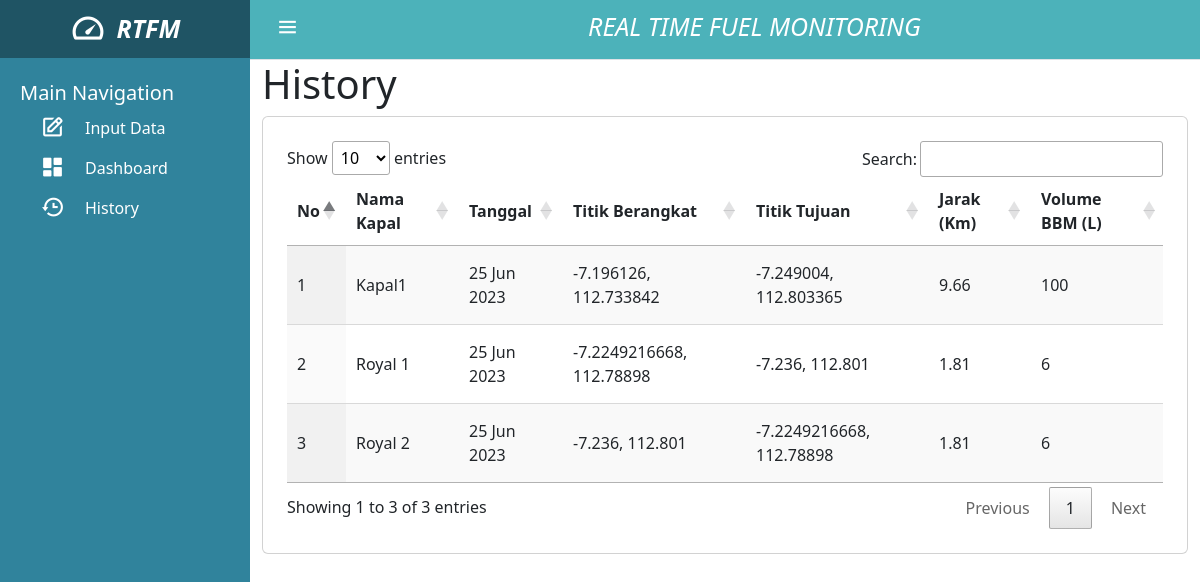
The page /history.php on the database its author committed.
### tables this page shows
CREATE TABLE `identity` (
  `id` int(11) NOT NULL,
  `nama` varchar(255) NOT NULL,
  `tanggal` datetime NOT NULL,
  `titik_berangkat` varchar(255) NOT NULL,
  `titik_tujuan` varchar(255) NOT NULL,
  `volume_bbm` int(11) NOT NULL
);

### history.php (the view, shortened to what this page needs)
<?php
include 'koneksi.php';
function distance($coordinates1, $coordinates2){
  $latitudeFrom = explode(", ", $coordinates1)[0];
  $longitudeFrom = explode(", ", $coordinates1)[1];
  $latitudeTo = explode(", ", $coordinates2)[0];
  $longitudeTo = explode(", ", $coordinates2)[1];
  $earthRadius = 6371000;
  $latFrom = deg2rad($latitudeFrom);
  $lonFrom = deg2rad($longitudeFrom);
  $latTo = deg2rad($latitudeTo);
  $lonTo = deg2rad($longitudeTo);
  $latDelta = $latTo - $latFrom;
  $lonDelta = $lonTo - $lonFrom;
  $angle = 2 * asin(sqrt(pow(sin($latDelta / 2), 2) + cos($latFrom) * cos($latTo) * pow(sin($lonDelta / 2), 2)));
  return number_format((float)($angle * $earthRadius / 1000), 2, '.', '');
}
?>
<!doctype html>
<html lang="en">
  <head>
    <link href="/css/bootstrap.min.css" rel="stylesheet">
    <link href="/css/jquery.dataTables.min.css" rel="stylesheet">
    <link href="/css/sidebar.css" rel="stylesheet">
    <link href="/css/boxicons.min.css" rel="stylesheet">
  </head>
  <body>
    <div id="wrapper" class="toggled">
      <?php include 'sidebar.php';?>
        <div class="container-fluid">
          <div class="row">
            <div class="col-lg-12">
              <h1>History</h1>
              <div class="card p-4 mb-4">
                <div class="row">
                  <table id="myTable" class="display">
                      <thead>
                          <tr>
                              <th>No</th>
                              <th>Nama Kapal</th>
                              <th>Tanggal</th>
                              <th>Titik Berangkat</th>
                              <th>Titik Tujuan</th>
                              <th>Jarak (Km)</th>
                              <th>Volume BBM (L)</th>
                          </tr>
                      </thead>
                      <tbody>
                        <?php
                        $sql = "SELECT * from identity";
                        $result = mysqli_query($koneksi, $sql);
                        $index = 1;
                        while($data = mysqli_fetch_object($result)){
                        ?>
                        <tr>
                          <td><?=$index++?></td>
                          <td><?=$data->nama?></td>
                          <td><?=date('d M Y',strtotime($data->tanggal))?></td>
                          <td><?=$data->titik_berangkat?></td>
                          <td><?=$data->titik_tujuan?></td>
                          <td><?=distance($data->titik_berangkat, $data->titik_tujuan)?></td>
                          <td><?=$data->volume_bbm?></td>
                        </tr>
                        <?php
                        }
                        ?>
                      </tbody>
                  </table>
                </div>
              </div>
            </div>
          </div>
        </div>
      </div>
    </div>
  </body>
</html>

### sidebar.php
<div id="sidebar-wrapper">
    <ul class="sidebar-nav">
        <div class="d-flex justify-content-center labelSidebar">
            <i class='bx bx-tachometer' ></i>
            <p>RTFM</p>
        </div>
        <div class="liLabelSidebar">Main Navigation</div>
        <li>
            <a href="/input_data.php" class="d-flex align-items-center"><i class='bx bx-edit iconNav'></i>Input Data</a>
        </li>
        <li>
            <a href="/dashboard.php" class="d-flex align-items-center"><i class='bx bxs-dashboard iconNav'></i>Dashboard</a>
        </li>
        <li>
            <a href="/history.php" class="d-flex align-items-center"><i class='bx bx-history iconNav'></i>History</a>
        </li>
    </ul>
</div>
<div id="page-content-wrapper">
    <nav class="myNavbar navbar border-bottom border-bottom-dark ">
        <div class="container-fluid">
            <div class="row w-100">
                <div class="col-auto">
                    <a href="#menu-toggle" class="btn btn-default" id="menu-toggle"><i class='bx bx-menu toggleButton'></i></a>
                </div>
                <div class="col d-flex justify-content-center navLabel">
                        REAL TIME FUEL MONITORING
                </div>
            </div>
        </div>
    </nav>

### css/sidebar.css (style rules this page uses)
#wrapper { padding-left: 0; -webkit-transition: all 0.5s ease; -moz-transition: all 0.5s ease; -o-transition: all 0.5s ease; transition: all 0.5s ease; }
#sidebar-wrapper { z-index: 1000; position: fixed; left: 250px; width: 0; height: 100%; margin-left: -250px; overflow-y: auto; background: #30839c; -webkit-transition: all 0.5s ease; -moz-transition: all 0.5s ease; -o-transition: all 0.5s ease; transition: all 0.5s ease; }
#page-content-wrapper { width: 100%; position: absolute; }
.sidebar-nav { position: absolute; top: 0; width: 250px; margin: 0; padding-left: 0; list-style: none; }
.sidebar-nav li { text-indent: 20px; line-height: 40px; padding-left: 20px; }
.sidebar-nav li a { display: block; text-decoration: none; color: #ffffff; }
@media (min-width:768px) { #wrapper { padding-left: 250px; } }
@media (min-width:768px) { #sidebar-wrapper { width: 250px; } }
@media (min-width:768px) { #page-content-wrapper { position: relative; } }
.myNavbar { background-color:rgb(76, 178, 186); }
.liLabelSidebar { color: white; padding-left: 20px; font-size: 20px; }
.navLabel { color: white; padding-left: 20px; font-size: 25px; font-style: italic; font-weight: 500; }
.toggleButton { font-size: 25px; color: white; }
.labelSidebar { color: white; padding: 0px; margin: 0px; font-size: 25px; background-color: #1f5464; font-style: italic; padding:10px; margin-bottom: 20px; }
.labelSidebar * { color: white; padding: 0px; margin: 0px; }
.labelSidebar i { font-size: 37px; margin-right: 10px; }
.labelSidebar p { font-weight: 700; }
.iconNav { font-size: 25px; padding: 0px; margin: 0px; }

### rows shown on the page
identity: nama "Kapal1", tanggal "25 Jun 2023", titik_berangkat "-7.196126, 112.733842", titik_tujuan "-7.249004, 112.803365", titik_berangkat+titik_tujuan "9.66", volume_bbm "100"
identity: nama "Royal 1", tanggal "25 Jun 2023", titik_berangkat "-7.2249216668, 112.78898", titik_tujuan "-7.236, 112.801", titik_berangkat+titik_tujuan "1.81", volume_bbm "6"
identity: nama "Royal 2", tanggal "25 Jun 2023", titik_berangkat "-7.236, 112.801", titik_tujuan "-7.2249216668, 112.78898", titik_berangkat+titik_tujuan "1.81", volume_bbm "6"
